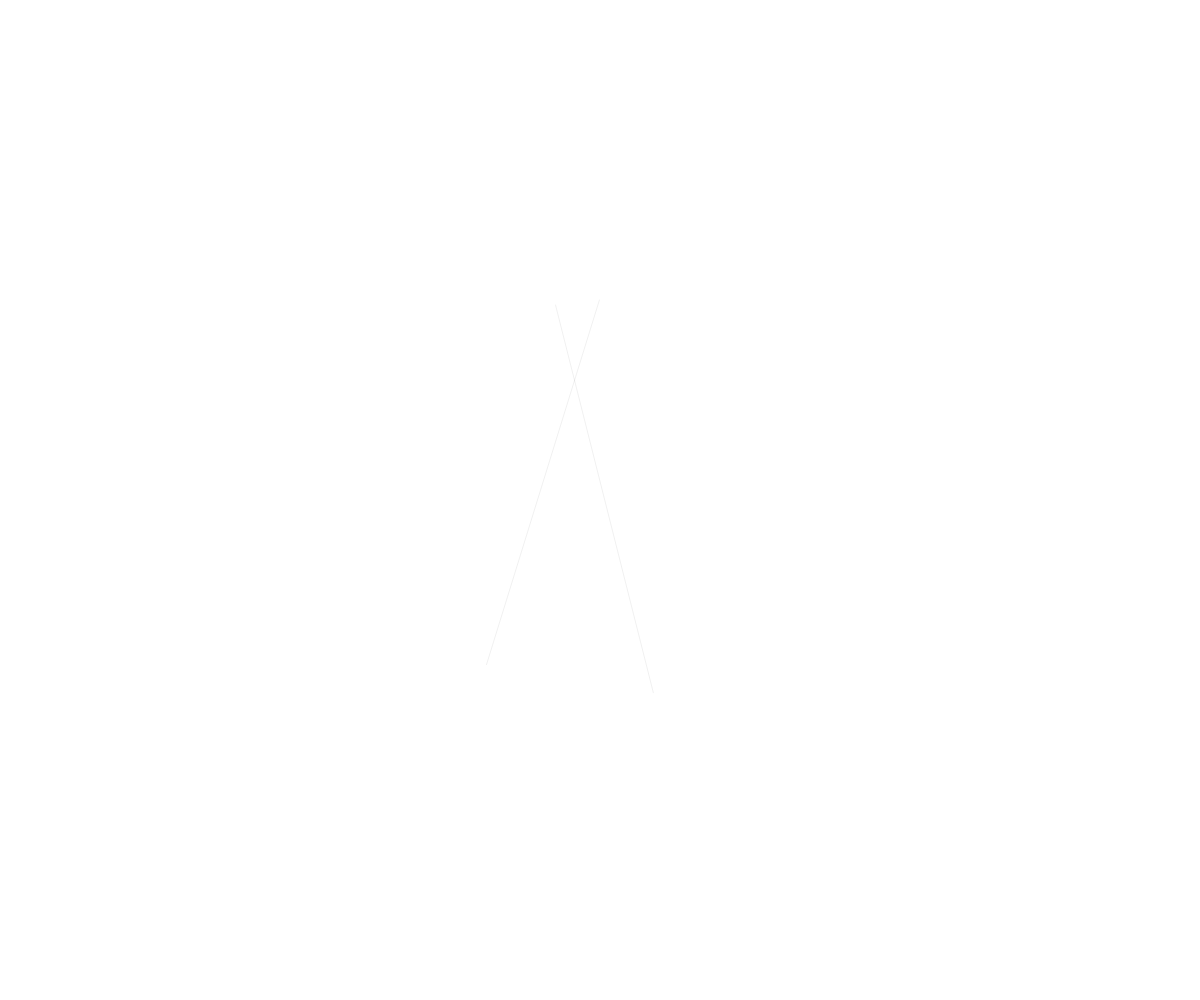
Frame 1 (no input)
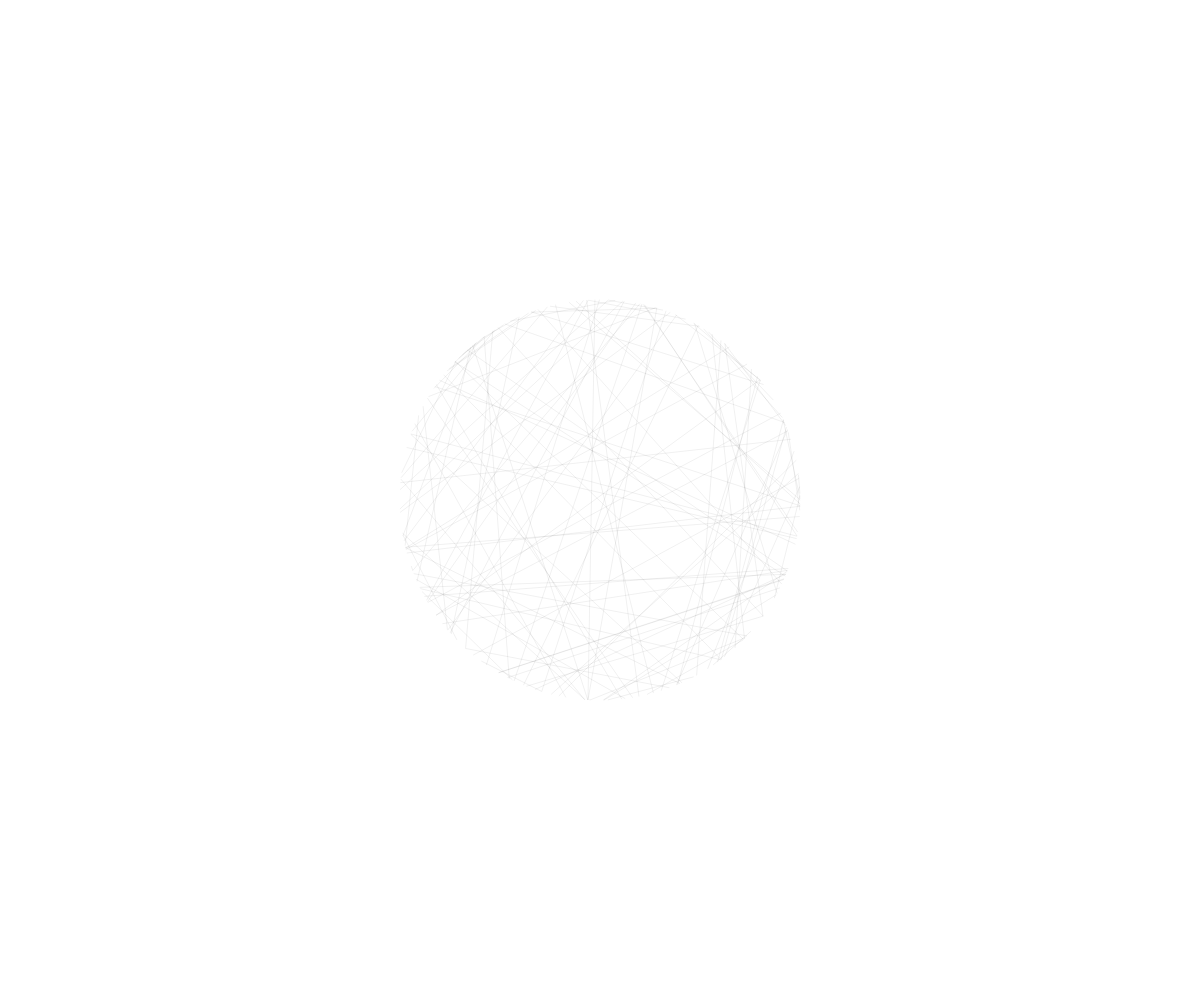
Frame 60 (no input)
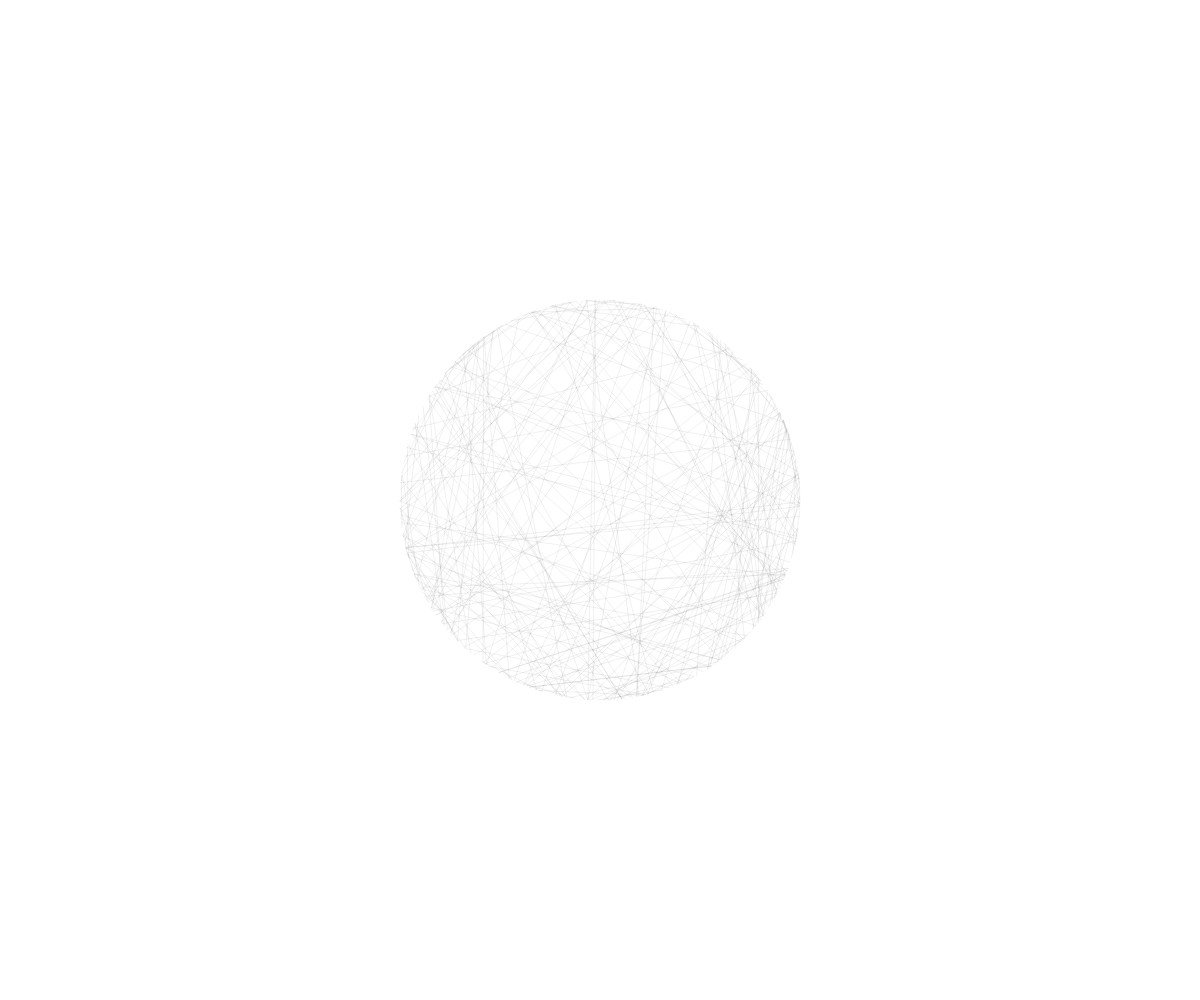
Frame 120 (the mouse pressed at the canvas centre since frame 60)

The p5.js sketch that drew these frames (run headless with seeded random() and noise() and a simulated clock; from frame 60 on, the mouse is pressed at the canvas centre):

// p5.js sketch
// ── sketch.js
const SIZE = 200;

function setup() {
	createCanvas(windowWidth, windowHeight);
	background(255, 255, 255);
  
	// translucent stroke using alpha value
	stroke(0, 0, 0, 15);
}
  
function draw() {
	translate(width/2 - SIZE, height/2 - SIZE);

	// draw two random chords each frame
	randomChord();
	randomChord();
}
  
function randomChord() {
	// find a random point on a circle
	var angle1 = random(0, 2 * PI);
	var xpos1  = SIZE + SIZE * cos(angle1);
	var ypos1  = SIZE + SIZE * sin(angle1);
  
	// find another random point on the circle
	var angle2 = random(0, 2 * PI);
	var xpos2 = SIZE + SIZE * cos(angle2);
	var ypos2 = SIZE + SIZE * sin(angle2);
  
	// draw a line between them
	line(xpos1, ypos1, xpos2, ypos2);
}
  
